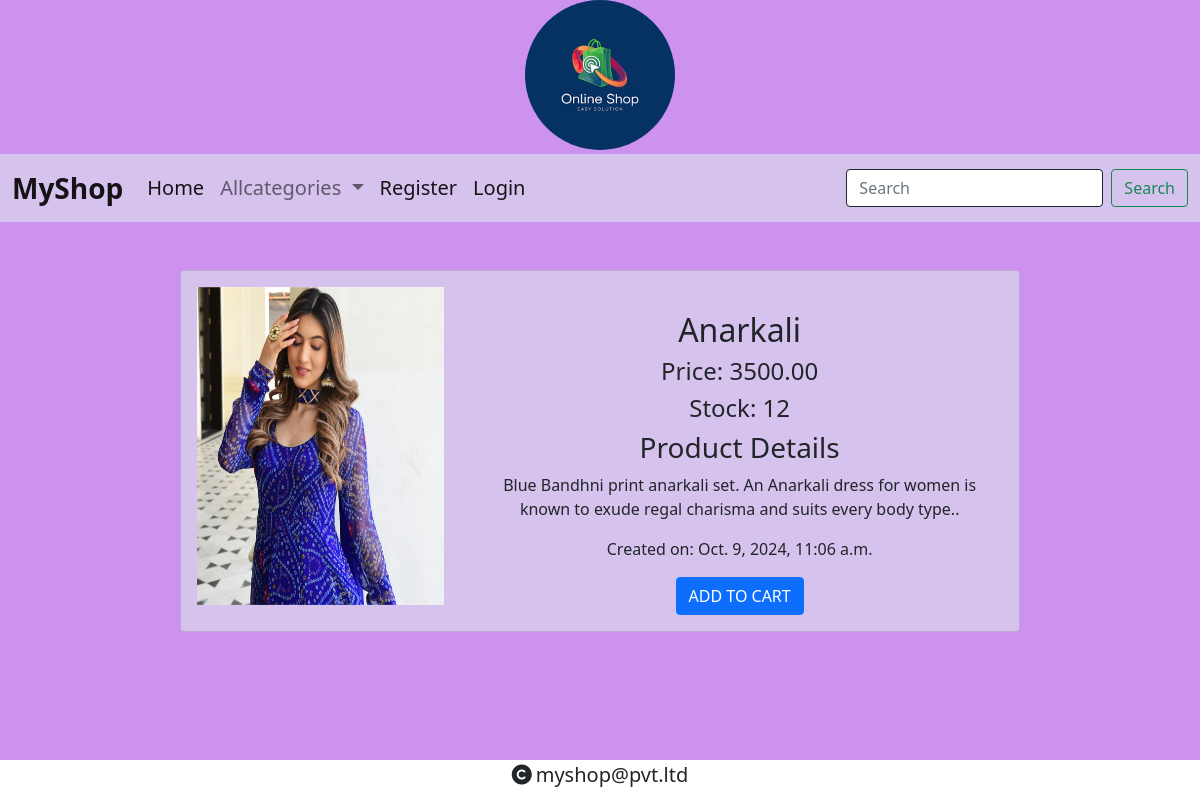
The page /details/1 on the database its author committed.
### shop/models.py (models this page shows, shortened)
class Product(models.Model):
    name = models.CharField(max_length=20)
    desc = models.TextField()
    image = models.ImageField(upload_to="products")
    price = models.DecimalField(max_digits=10, decimal_places=2)
    stock = models.IntegerField()
    available = models.BooleanField(default=True)
    created = models.DateTimeField(auto_now_add=True)
    upload = models.DateTimeField(auto_now=True)
    category = models.ForeignKey(Category, on_delete=models.CASCADE)

### shop/views.py (the view)
# urls.py: path('details/<int:p>', views.alldetails, name="details"),
def alldetails(request, p):
    p = Product.objects.get(id=p)
    context = {'product': p}
    return render(request, 'details.html', context)

### cart/context_processors.py (called while the page is built, shortened)
def count_items(request):
    u = request.user
    count = 0
    return {'c': count}

### shop/context_processors.py (called while the page is built)
def menu_links(request):
    c = Category.objects.all()
    return {'links': c}

### templates/details.html
{% extends 'base.html' %}
{% load static %}
{% block content %}
<div class="card mx-auto mb-3 text-center mt-5" style="max-width:70%;background-color:#d5c2ed;">
  <div class="row g-0">
    <div class="col-md-4">
      <img src="{{product.image.url}}" class="rounded-start p-3" alt="..." height="350px" width="100%">
    </div>
    <div class="col-md-8">
      <div class="card-body mt-4">
        <h2 class="card-title">{{product.name}}</h2>
        <h4 class="card-text">Price: {{product.price}}</h4>
        <h4 class="card-text">Stock: {{product.stock}}</h4>
        <h3 class="text-center">Product Details</h3>
        <p class="card-text text-center" style="line-height:1.5;text-align:justify">{{product.desc}}.</p>
        <p class="card-text">Created on: {{product.created}}</p>
        {% if user.is_superuser == True %}
        {% if product.stock > 0 %}
        <h5>Product In Stock</h5>
        <a href="{% url 'shop:add_stock' product.id %}" class="btn btn-primary">ADD STOCK</a>
        {% else %}
        <h5>Product Out of Stock</h5>
        <a href="{% url 'shop:add_stock' product.id %}" class="btn btn-primary">ADD STOCK</a>
        {% endif %}
        {% else %}
        {% if product.stock > 0 %}
        <a href="{% url 'cart:add_cart' product.id %}" class="btn btn-primary">ADD TO CART</a>
        {% else %}
        <h5>Out Of Stock</h5>
        {% endif %}
        {% endif %}
      </div>
    </div>
  </div>
</div>
{% endblock %}

### static/css/style.css (style rules this page uses)
body { background-color:#cd92f0; }

### rows shown on the page
Product: image (picture), name "Anarkali", price "3500.00", stock "12", desc "Blue Bandhni print anarkali set. An Anarkali dress for women is known to exude regal charisma and suits every body type.", created "Oct. 9, 2024, 11:06 a.m."
